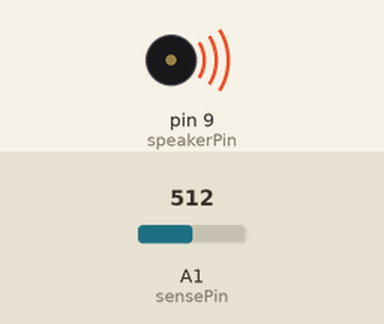
Recording of a sketch running on a simulated Arduino Uno, built with avr-gcc and run on an emulated ATmega328P. Parts: buzzer (waves = sounding, pin HIGH). The test bench sets the inputs (shaded band); at power-on: A1 (sensePin) = 512. What the sketch prints to the serial monitor is not drawn.

Above: at 1.2 s.
1.3 s: A1 (sensePin) set to 984
2.8 s: A1 (sensePin) set to 1008
At 4.2 s:
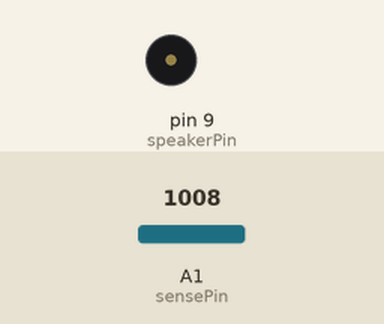
Timing chart, 0 to 5.8 s (numbered marks = the images above; inputs shaded):
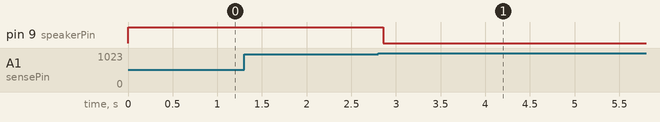

The sketch:

pizeo.ino
```cpp
/**
 * Piezo Sound
 */
int speakerPin = 9;
int length = 15;
char notes[] = "ccggaagffeeddc";
int beats[] = {1,1,1,1,1,1,2,1,1,1,1,1,1,2,4};
int tempo = 300;

/**
 * Piezo Vibration
 */
int sensePin = 1;
int threshold = 1000;


int groundPin = 0;

void playTone(int tone, int duration) {
  for (long i = 0; i < duration * 1000L; i+= tone*2) {
    digitalWrite(speakerPin, HIGH);
    delayMicroseconds(tone);
    digitalWrite(speakerPin, LOW);
    delayMicroseconds(tone);
  }
}

void playNote(char note, int duration) {
  char names[] = { 'c','d','e','f','g','a','b','c'};
  int tones[] = { 1915, 1700, 1519, 1432, 1275, 1136, 1014, 956 };

  for (int i = 0; i < 8; i++) {
    if (names[i] == note) {
      playTone(tones[i], duration);
    }
  }
}

void setup() {
  Serial.begin(9600);
  Serial.println("Starting Pizeo");
  pinMode(groundPin, OUTPUT);
  digitalWrite(groundPin, LOW);
  pinMode(speakerPin, OUTPUT);
}

bool stopMusic = false;
bool holdingDown = false;
int timer = 0;
void loop() {
  int reading = analogRead(sensePin);
  if (reading > threshold) {
    holdingDown = true;
  } else if (!stopMusic) {
    digitalWrite(speakerPin, HIGH);
  }

  if (holdingDown) {
    timer++;
  }
  if (timer > 500) {
    stopMusic = true;
    digitalWrite(speakerPin, LOW);
  }
}
```

Measured:
- the behaviour switches between 1000 and 1001 on A1 (sensePin) (found by bisection; images 0 and 1)
- after the input at 1.3 s, every drawn part: stays the same
- after the input at 2.8 s, pin 9 (speakerPin): HIGH → LOW after 0.06 s
